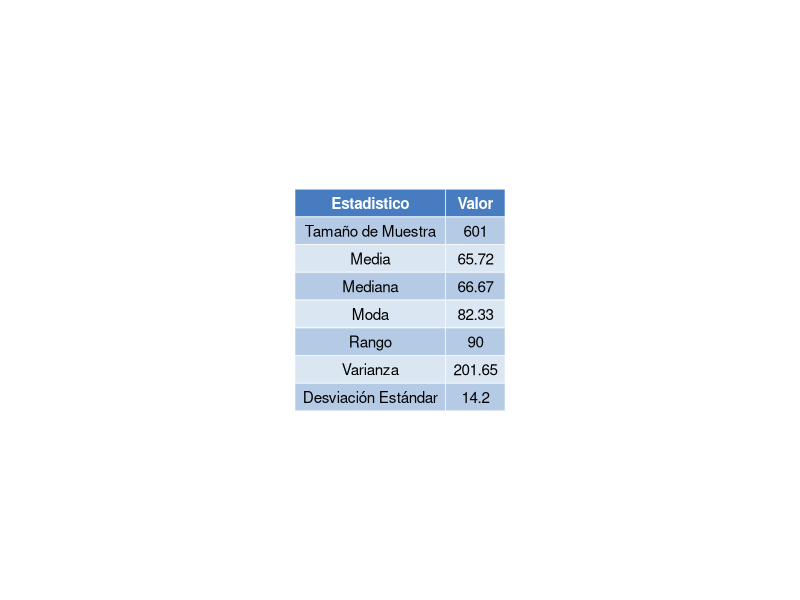
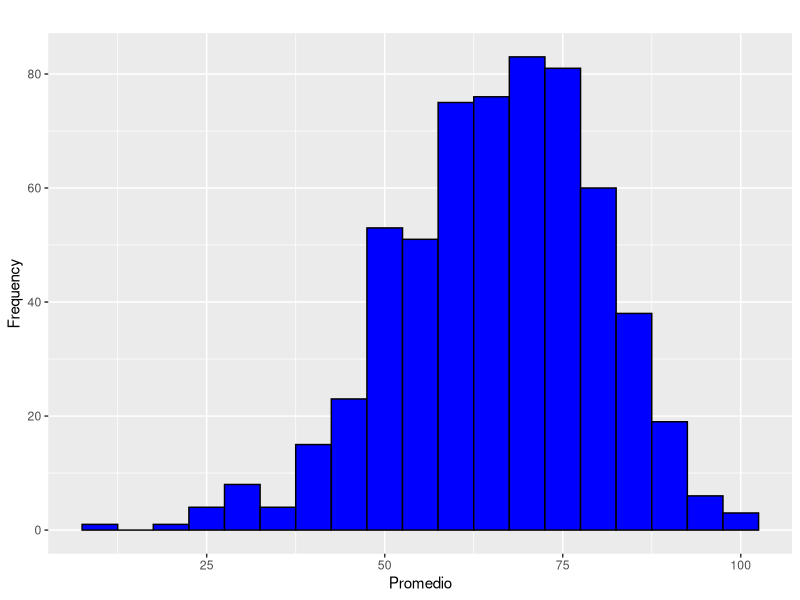
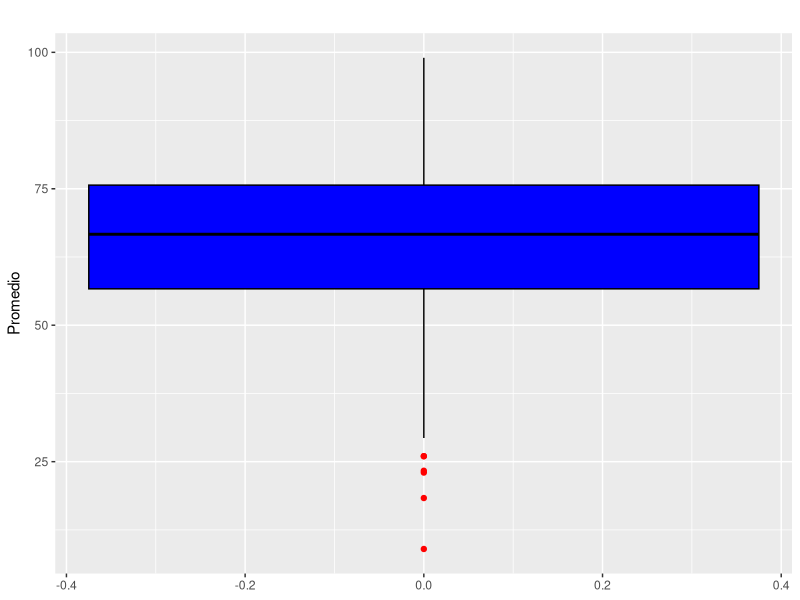

Reproduce these figures in R, in order.
library(dplyr)
library(ggplot2)
library(ggpubr)


get_mode <- function(v) {
  uniqv <- unique(v)
  uniqv[which.max(tabulate(match(v, uniqv)))]
}

calculate_statistics <- function(score_column) {

  size_muestra <- format(nrow(muestra_sin_universidad), nsmall = 0)
  average <- round(mean(score_column, na.rm = TRUE), 2)
  variance <- round(var(score_column, na.rm = TRUE), 2)
  range_values <- range(score_column, na.rm = TRUE)
  range_value <- round(diff(range_values), 2)
  mode_value <- round(get_mode(score_column), 2)
  std_dev <- round(sd(score_column, na.rm = TRUE), 2)
  median_value <- round(median(score_column, na.rm = TRUE), 2)
  
  return(c(size_muestra, average, median_value,  mode_value, range_value,variance, std_dev))
}

make_table <- function(column_names, stats_columns) {
  return (data.frame(
  Statistic = column_names,
  Stats_Column = stats_columns
))
}

change_table_names <- function(table) {
  names(table) <- c("Estadistico", "Valor")
  return(table)
}

make_table_plot<-function(table, table_path){
table_plot <- ggtexttable(table, rows = NULL, theme = ttheme("mBlue"))
ggsave(table_path, plot = table_plot, width = 6, height = 4)  
}


make_histogram_plot <- function(data, column, binwidth = 5, fill_color = "blue", 
                                      border_color = "black", title, x_label, y_label = "Frequency", 
                                      file_path, width = 6, height = 4) {
  histogram_plot <- ggplot(data, aes_string(x = column)) +
    geom_histogram(binwidth = binwidth, fill = fill_color, color = border_color) +
    labs(title = title, x = x_label, y = y_label)
  
  ggsave(file_path, plot = histogram_plot, width = width, height = height)
}

make_box_plot <- function(data, column, fill_color = "blue", 
                          border_color = "black", title = NULL, 
                          y_label = NULL, file_path, 
                          outlier_color = "red", width = 4, height = 6) {
  
  # Check if the column exists in the data
  if (!column %in% names(data)) {
    stop(paste("Column", column, "not found in the data"))
  }
  
  # Set default labels if not provided
  if (is.null(title)) {
    title <- paste("Boxplot of", column)
  }
  if (is.null(y_label)) {
    y_label <- column
  }
  
  # Create the boxplot using ggplot2
  box_plot <- ggplot(data, aes_string(y = column)) +
    geom_boxplot(fill = fill_color, color = border_color, outlier.color = outlier_color) +
    labs(title = title, y = y_label)
  
  # Save the boxplot to the specified file path
  ggsave(file_path, plot = box_plot, width = width, height = height)
}

data <- read.csv("StudentsPerformance.csv")

muestra_sin_universidad <- data %>%
  select(parental_level_of_education, promedio) %>%
  filter(!parental_level_of_education %in% c("bachelor's degree", "associate's degree", "master's degree"))


not_university_stats <- calculate_statistics(muestra_sin_universidad$promedio)

column_names <- c("Tamaño de Muestra", "Media", "Mediana","Moda","Rango",  "Varianza",  "Desviación Estándar")

not_university_table <- make_table(column_names, not_university_stats) %>% change_table_names()

make_table_plot(not_university_table,"objective1/descriptive_analysis/not_university/images/not_university_table_plot.png")

make_histogram_plot(
  data = muestra_sin_universidad,
  column = "promedio",
  binwidth = 5,
  fill_color = "blue",
  border_color = "black",
  title = "",
  x_label = "Promedio",
  file_path = "objective1/descriptive_analysis/not_university/images/not_university_hist_plot.png"
)

make_box_plot(
  data = muestra_sin_universidad,
  column = "promedio",
  fill_color = "blue",
  border_color = "black",
  title = "",
  y_label = "Promedio",
  file_path = "objective1/descriptive_analysis/not_university/images/not_university_box_plot.png",
  outlier_color = "red",
  width = 4,
  height = 6  
)